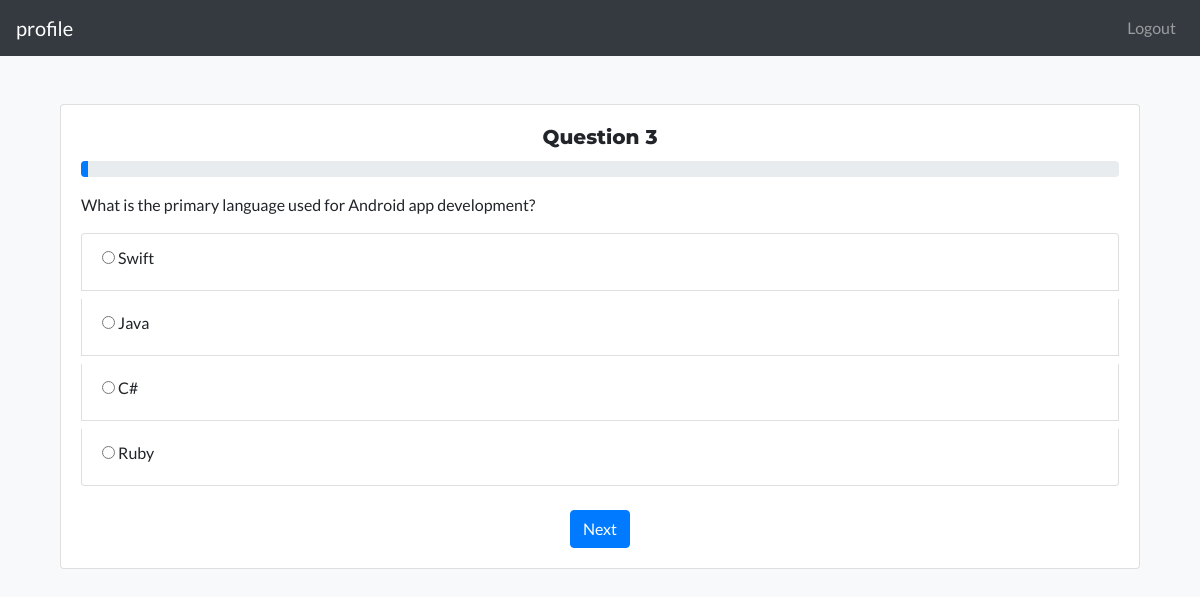
Page /question/3 (signed in) on the committed database.
### app/models.py (models this page shows, shortened)
class Questions(db.Model):
    q_id = db.Column(db.Integer, primary_key=True)
    ques = db.Column(db.String(350), unique=True)
    a = db.Column(db.String(100))
    b = db.Column(db.String(100))
    c = db.Column(db.String(100))
    d = db.Column(db.String(100))
    ans = db.Column(db.String(100))

### app/route.py (the view)
@bp.route("/question/<int:id>", methods=["POST", "GET"])
@login_required
def question(id):
    if 'score' not in session:
        session['score'] = 0
    if 'start_time' not in session:
        session['start_time'] = time.time()
    form = QuestionsForm()
    questions = Questions.query.filter_by(q_id=id).first()
    if not questions:
        return redirect(url_for('route.score'))
    form.options.choices = [
        (questions.a, questions.a),
        (questions.b, questions.b),
        (questions.c, questions.c),
        (questions.d, questions.d)
    ]
    if form.validate_on_submit():
        option = form.options.data
        if option == questions.ans:
            session['score'] += 10
        return redirect(url_for('route.question', id= (id + 1)))
    elapsed_time = time.time() - session['start_time']
    remaining_time = TOTAL_ALLOWED_TIME - elapsed_time
    if remaining_time <= 0:
        return redirect(url_for('route.score'))
    return render_template("questions.html", form=form, questions=questions, remaining_time=remaining_time, total_allowed_time=TOTAL_ALLOWED_TIME)

### app/forms.py
class QuestionsForm(FlaskForm):
    options = RadioField('Options', validators=[DataRequired()],
                        default=1)
    submit = SubmitField('Next')

### app/__init__.py (called while the page is built)
def create_app():
    app = Flask(__name__)
    app.config.from_object('config.Config')
    db.init_app(app)
    login_manager.init_app(app)
    @login_manager.user_loader
    def load_user(user_id):
        from app.models import User
        return User.query.get(int(user_id))
    login_manager.login_view = 'auth.login'
    with app.app_context():
        from . import models
        from app import auth, route
        app.register_blueprint(auth.bp)
        app.register_blueprint(route.bp)
        @app.before_request
        def before_request():
            from app.models import User
            g.user = None
            if 'user_id' in session:
                user = User.query.filter_by(id = session['user_id']).first()
                g.user = user
    return app

### app/templates/questions.html (shortened to what this page needs)
{% extends "base.html" %}
{% block content %}
<div class="container mt-5">
    <div class="row">
        <div class="col-12">
            <div class="card">
                <div class="card-body">
                    <h5 class="card-title text-center">Question {{ questions.q_id }}</h5>
                    <div class="progress mb-3">
                        <div class="progress-bar" role="progressbar" style="width: {{ (100 * (total_allowed_time - remaining_time)) / total_allowed_time }}%" aria-valuenow="{{ remaining_time }}" aria-valuemin="0" aria-valuemax="100"></div>
                    </div>
                    <p class="card-text">{{ questions.ques }}</p>
                    <form method="POST" novalidate>
                        <div class="list-group">
                            {% for option in form.options %}
                                <label class="list-group-item">
                                    {{ option}} {{ option.label }}
                                </label>
                            {% endfor %}
                        </div>
                        <div class="mt-3 text-center">
                            {{ form.submit(class="btn btn-primary") }}
                        </div>
                    </form>
                </div>
            </div>
        </div>
    </div>
</div>
{% endblock %}

### app/templates/base.html (style rules this page uses)
body { font-family: 'Lato', sans-serif; background-color: #f8f9fa; }
h1, h2, h3, h4, h5, h6 { font-family: 'Montserrat', sans-serif; font-weight: 800; }

### rows in the picture
Questions: q_id "3", ques "What is the primary language used for Android app development?", label "Swift", label "Java", label "Ruby"

### other values in the picture
{{ option.label }} "C#"
